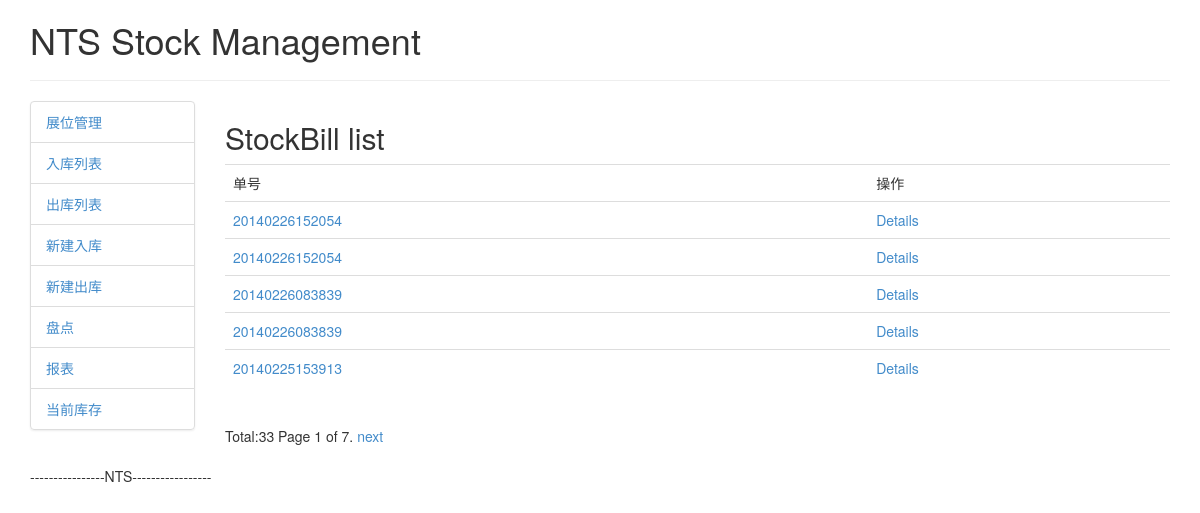
/stockmanage/stockbill/stockin/list/, run on an earlier commit of the app's database.
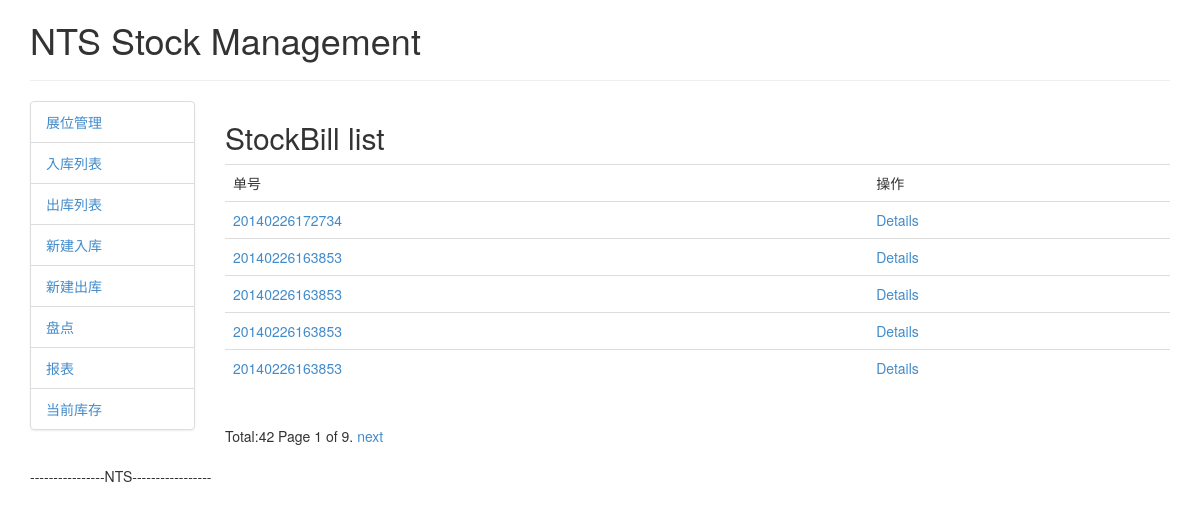
And on a later commit of the database.
### stockmanage/models.py (models this page shows, shortened)
class BillBase(models.Model):
    id=UUIDField(primary_key=True)#use uuid instead of autoincreament, to allow asigning an id to the object before saved into database
    BillNo=CharField(max_length=100,default=datetime.now().strftime('%Y%m%d%H%M%S'))
    BillTime=DateTimeField(auto_now_add=True)
    state_draft='draft' # saved for future change. not complete
    state_applied='applied'# appled for checking. can't change anymore
    state_checked='checked'# ok
    State_Choices=((state_draft,'draft'),(state_applied,'applied'),
                    (state_checked,'checked'))
    BillState=CharField(max_length=10,choices=State_Choices,default=state_draft)
    Creator=ForeignKey(User)
    StaffName=CharField(max_length=50,null=True,blank=True)
    Memo=CharField(max_length=1000,null=True,blank=True)

class StockBill(BillBase):
    BillType_Choices=(('in','stock in'),('out','stock out'))
    BillType=CharField(max_length=5, choices=BillType_Choices,default='in')
    Reason_Choices=(('in',
                         (
                          ('buy','buy'),
                          ('return','return back'),
                          ('inventory_profit','inventory profit'),
                          ('repaired','repaired'),
                          ('others','others')
                          )
                         ),
                        ('out',
                         (
                          ('sold','sold'),
                          ('borrowed','borrowed out'),
                          ('inventory_loss','inventory loss'),
                          ('damage','damage'),
                          ('others','others')
                          )
                         )
                        )
    BillReason=CharField(max_length=20,choices=Reason_Choices,default='buy')
    TotalAmount=DecimalField(max_digits=10,decimal_places=2,default=0)
    TotalKinds=IntegerField(default=0)

class BillBase(models.Model):
    id=UUIDField(primary_key=True)#use uuid instead of autoincreament, to allow asigning an id to the object before saved into database
    BillNo=CharField(max_length=100,default=datetime.now().strftime('%Y%m%d%H%M%S'))
    BillTime=DateTimeField(auto_now_add=True)
    state_draft='draft' # saved for future change. not complete
    state_applied='applied'# appled for checking. can't change anymore
    state_checked='checked'# ok
    State_Choices=((state_draft,'draft'),(state_applied,'applied'),
                    (state_checked,'checked'))
    BillState=CharField(max_length=10,choices=State_Choices,default=state_draft)
    Creator=ForeignKey(User)
    StaffName=CharField(max_length=50,null=True,blank=True)
    Memo=CharField(max_length=1000,null=True,blank=True)

### stockmanage/views.py (the view)
def stockbill_stockin_list(request):
    return stockbill_list(request,'in')

### stockmanage/views.py (called while the page is built)
def stockbill_list(request,type):
    stockbill_list=StockBill.objects.filter(BillType=type).order_by('-BillTime')
    paginator = Paginator(stockbill_list, 5) # Show 25 contacts per page
    page = request.GET.get('page')
    try:
        stockbill_list_page = paginator.page(page)
    except PageNotAnInteger:
        stockbill_list_page = paginator.page(1)
    except EmptyPage:
        stockbill_list_page = paginator.page(paginator.num_pages)
    return render(request,'stockmanage/stockbill.html',{'stockbill_list':stockbill_list_page,'paginator':paginator})

### stockmanage/templates/stockmanage/stockbill.html (shortened to what this page needs)
{% extends "stockmanage/base.html" %}
{%block content_title%}
StockBill list
{%endblock%}
{%block content%}
{% if stockbill_list %}
<table class="table">
	<tr>
		<td>单号</td><td>操作</td>
	</tr>
	{%for stockbill in stockbill_list%}
	<tr>
		<td>{%ifequal stockbill.BillType 'in'%}
			<a href="{%url 'stockmanage:stockbill_stockin_edit' stockbill.id%}">{{stockbill.BillNo}} </a>
		 {%else%}
		 	<a href="{%url 'stockmanage:stockbill_stockout_edit' stockbill.id%}">{{stockbill.BillNo}} </a>
		{%endifequal%} </td><td><a href="{%url 'stockmanage:stockbill_update_detail' stockbill.id%}">Details</a></td>
	</tr>
	{%endfor%}
</table>
{%else%}
<p>
	No bill are availabel.
</p>
{%endif%}
<div class="pagination">
	<span>Total:{{paginator.count}} </span>
	<span class="step-links"> <span class="current"> Page {{ stockbill_list.number }} of {{ stockbill_list.paginator.num_pages }}. </span> {% if stockbill_list.has_next %} <a href="?page={{ stockbill_list.next_page_number }}">next</a> {% endif %} </span>
</div>
{%endblock%}

What changed in the data, as far as the page shows it:
no longer on this page (row unchanged): StockBill: BillNo "20140226152054"
no longer on this page (row unchanged): StockBill: BillNo "20140226152054"
no longer on this page (row unchanged): StockBill: BillNo "20140226083839"
no longer on this page (row unchanged): StockBill: BillNo "20140226083839"
no longer on this page (row unchanged): StockBill: BillNo "20140225153913"
added StockBill: BillNo "20140226172734"
added StockBill: BillNo "20140226163853"
added StockBill: BillNo "20140226163853"
added StockBill: BillNo "20140226163853"
added StockBill: BillNo "20140226163853"
Also different on the page:
{{ paginator.count }}: "33" → "42"
{{ stockbill_list.paginator.num_pages }}: "7" → "9"
